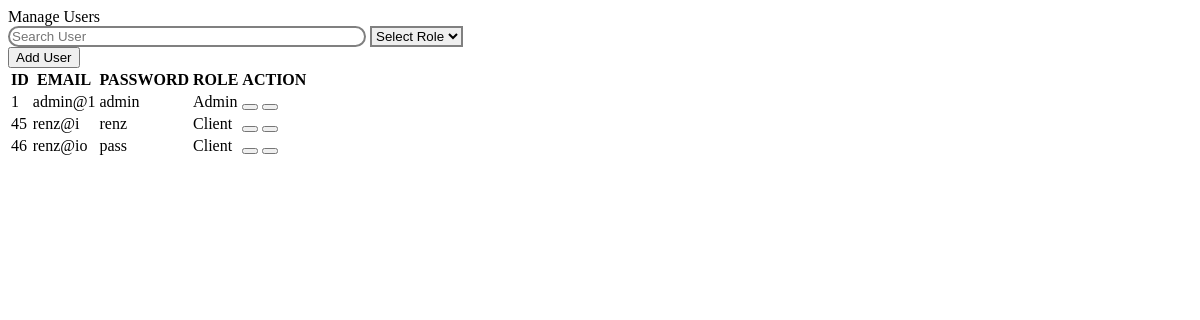
Before: /manage_user/manageUser.php with the older database file.
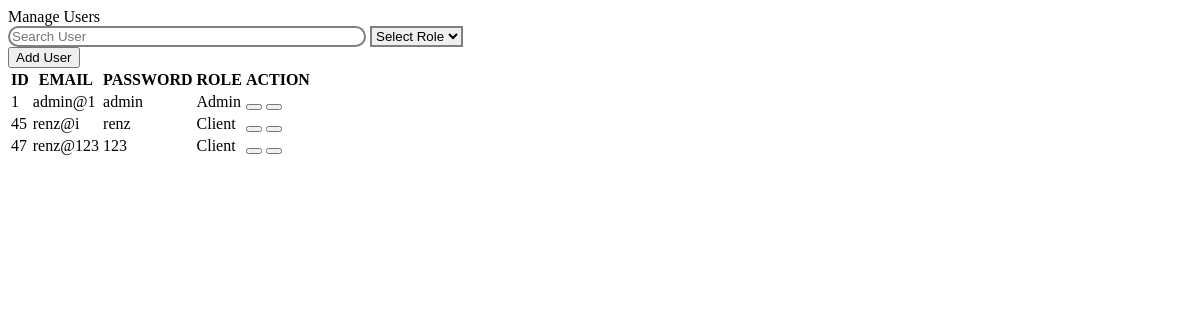
After: the same page with the newer database file.
### tables this page shows
CREATE TABLE `users` (
  `id` int(11) NOT NULL,
  `email` varchar(250) NOT NULL,
  `pass` varchar(250) NOT NULL,
  `role` varchar(250) NOT NULL,
  `school` varchar(250) NOT NULL,
  `picture` varchar(1000) NOT NULL
);

### manage_user/manageUser.php (the view, shortened to what this page needs)
<?php
    require "../db.php";
    $getUsers = "SELECT * FROM users";
    $list = $con->query($getUsers);
    $fetchUserInfo = $list->fetch_assoc();
?>
<!DOCTYPE html>
<html lang="en">
<head>
</head>
<body>
    <div class=" text-secondary fw-bold p-2 ps-0 mb-3 w-25 h3">Manage Users</div>
    <div class="d-flex align-items-center justify-content-between mb-3 mt-4 position-relative">
        <div class="d-flex align-items-center gap-3">
            <input id='searchUserDb' class="form-control form-control-sm fs-17 py-2 ps-5" style="border: 2px solid grey; border-radius: 100vmax; width: 350px;"  type="text" placeholder='Search User'
            aria-label="Search">
            <select id='selectedRole' class="form-select w-50" style="border: 2px solid grey" aria-label="Default select example">
                <option value='Default'>Select Role</option>
            </select>
        </div>
        <button type="button" id='addUsersSchoolsModal' class="btn btn-primary" data-bs-toggle="modal" data-bs-target="#addUserManageUser"><i class="fa-solid fa-plus pe-2"></i>Add User</button>
    </div>
    <div class="table-responsive" style="max-height: 480px;">
        <table class='table text-center'>
            <thead>
                <tr>
                    <th>ID</th>
                    <th>EMAIL</th>
                    <th>PASSWORD</th>
                    <th>ROLE</th>
                    <th>ACTION</th>
                </tr>
            </thead>
            <tbody id='manageUserTbody'>
                <?php if($list->num_rows){ ?>
                    <?php do{ ?>
                        <tr>
                            <td><?php echo $fetchUserInfo['id'] ?></td>
                            <td><?php echo $fetchUserInfo['email'] ?></td>
                            <td><?php echo $fetchUserInfo['pass'] ?></td>
                            <td><?php echo $fetchUserInfo['role'] ?></td>
                            <td class="d-flex gap-1 justify-content-center">
                                <button type="button" title="Edit" class="btn btn-primary btn-sm" data-bs-toggle="modal" data-bs-target="#EditUserManageUser" value='<?php echo $fetchUserInfo['id'] ?>' id='editUserManageUser'><i class="fa-solid fa-pen"></i></button>
                                <button class='btn btn-danger btn-sm' title="Delete" id='deleteUserManageUser' value='<?php echo $fetchUserInfo['id'] ?>' ><i class="fa-solid fa-trash"></i></button>
                            </td>
                        </tr>
                    <?php }while($fetchUserInfo = $list->fetch_assoc()) ?>
                <?php }else{ ?>
                    <tr>
                        <td colspan='6'>No data</td>
                    </tr>
                <?php } ?>
            </tbody>
        </table>
    </div>
</body>
</html>

Changed rows visible on the page:
removed users: id "46", email "renz@io", pass "pass", role "Client"
added users: id "47", email "renz@123", pass "123", role "Client"
